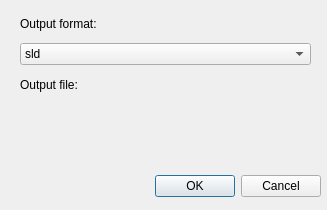
<?xml version="1.0" encoding="UTF-8"?>
<ui version="4.0">
 <class>GeoStylerDialogBase</class>
 <widget class="QDialog" name="GeoStylerDialogBase">
  <property name="geometry">
   <rect>
    <x>0</x>
    <y>0</y>
    <width>327</width>
    <height>210</height>
   </rect>
  </property>
  <property name="windowTitle">
   <string>GeoStyler Exporter</string>
  </property>
  <widget class="QDialogButtonBox" name="button_box">
   <property name="enabled">
    <bool>true</bool>
   </property>
   <property name="geometry">
    <rect>
     <x>-20</x>
     <y>170</y>
     <width>341</width>
     <height>32</height>
    </rect>
   </property>
   <property name="orientation">
    <enum>Qt::Horizontal</enum>
   </property>
   <property name="standardButtons">
    <set>QDialogButtonBox::Cancel|QDialogButtonBox::Ok</set>
   </property>
  </widget>
  <widget class="QWidget" name="verticalLayoutWidget">
   <property name="geometry">
    <rect>
     <x>20</x>
     <y>10</y>
     <width>291</width>
     <height>121</height>
    </rect>
   </property>
   <layout class="QVBoxLayout" name="verticalLayout">
    <item>
     <widget class="QLabel" name="label">
      <property name="text">
       <string>Output format:</string>
      </property>
     </widget>
    </item>
    <item>
     <widget class="QComboBox" name="outputFormat">
      <property name="currentIndex">
       <number>4</number>
      </property>
      <item>
       <property name="text">
        <string>geostyler</string>
       </property>
      </item>
      <item>
       <property name="text">
        <string>mapbox</string>
       </property>
      </item>
      <item>
       <property name="text">
        <string>qml</string>
       </property>
      </item>
      <item>
       <property name="text">
        <string>se</string>
       </property>
      </item>
      <item>
       <property name="text">
        <string>sld</string>
       </property>
      </item>
     </widget>
    </item>
    <item>
     <widget class="QLabel" name="label_2">
      <property name="text">
       <string>Output file:</string>
      </property>
     </widget>
    </item>
    <item>
     <widget class="QgsFileWidget" name="mQgsFileWidget">
      <property name="dialogTitle">
       <string>Output File</string>
      </property>
      <property name="storageMode">
       <enum>QgsFileWidget::SaveFile</enum>
      </property>
     </widget>
    </item>
   </layout>
  </widget>
 </widget>
 <customwidgets>
  <customwidget>
   <class>QgsFileWidget</class>
   <extends>QWidget</extends>
   <header>qgsfilewidget.h</header>
  </customwidget>
 </customwidgets>
 <resources/>
 <connections>
  <connection>
   <sender>button_box</sender>
   <signal>accepted()</signal>
   <receiver>GeoStylerDialogBase</receiver>
   <slot>accept()</slot>
   <hints>
    <hint type="sourcelabel">
     <x>20</x>
     <y>20</y>
    </hint>
    <hint type="destinationlabel">
     <x>20</x>
     <y>20</y>
    </hint>
   </hints>
  </connection>
  <connection>
   <sender>button_box</sender>
   <signal>rejected()</signal>
   <receiver>GeoStylerDialogBase</receiver>
   <slot>reject()</slot>
   <hints>
    <hint type="sourcelabel">
     <x>20</x>
     <y>20</y>
    </hint>
    <hint type="destinationlabel">
     <x>20</x>
     <y>20</y>
    </hint>
   </hints>
  </connection>
 </connections>
</ui>
